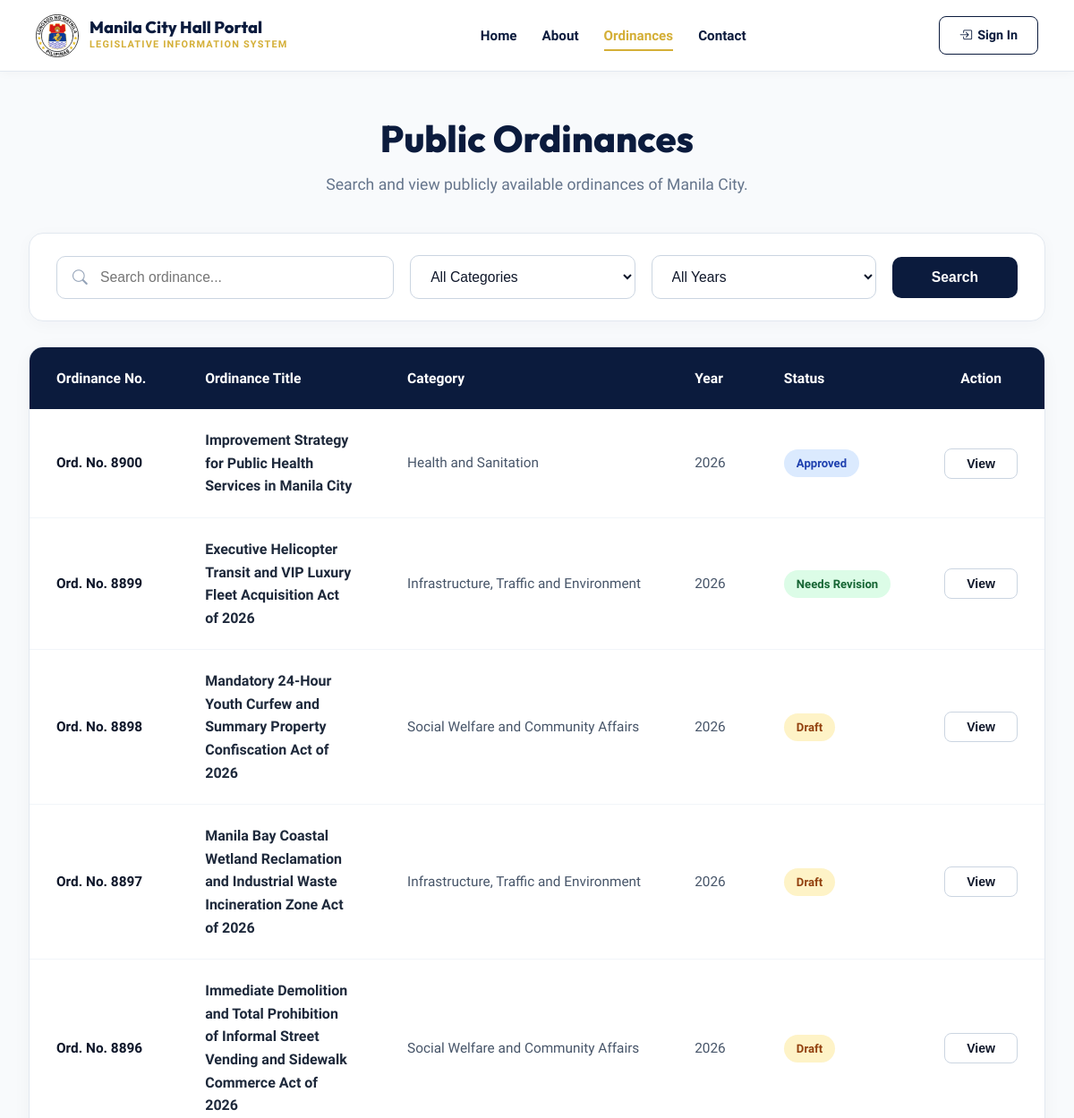
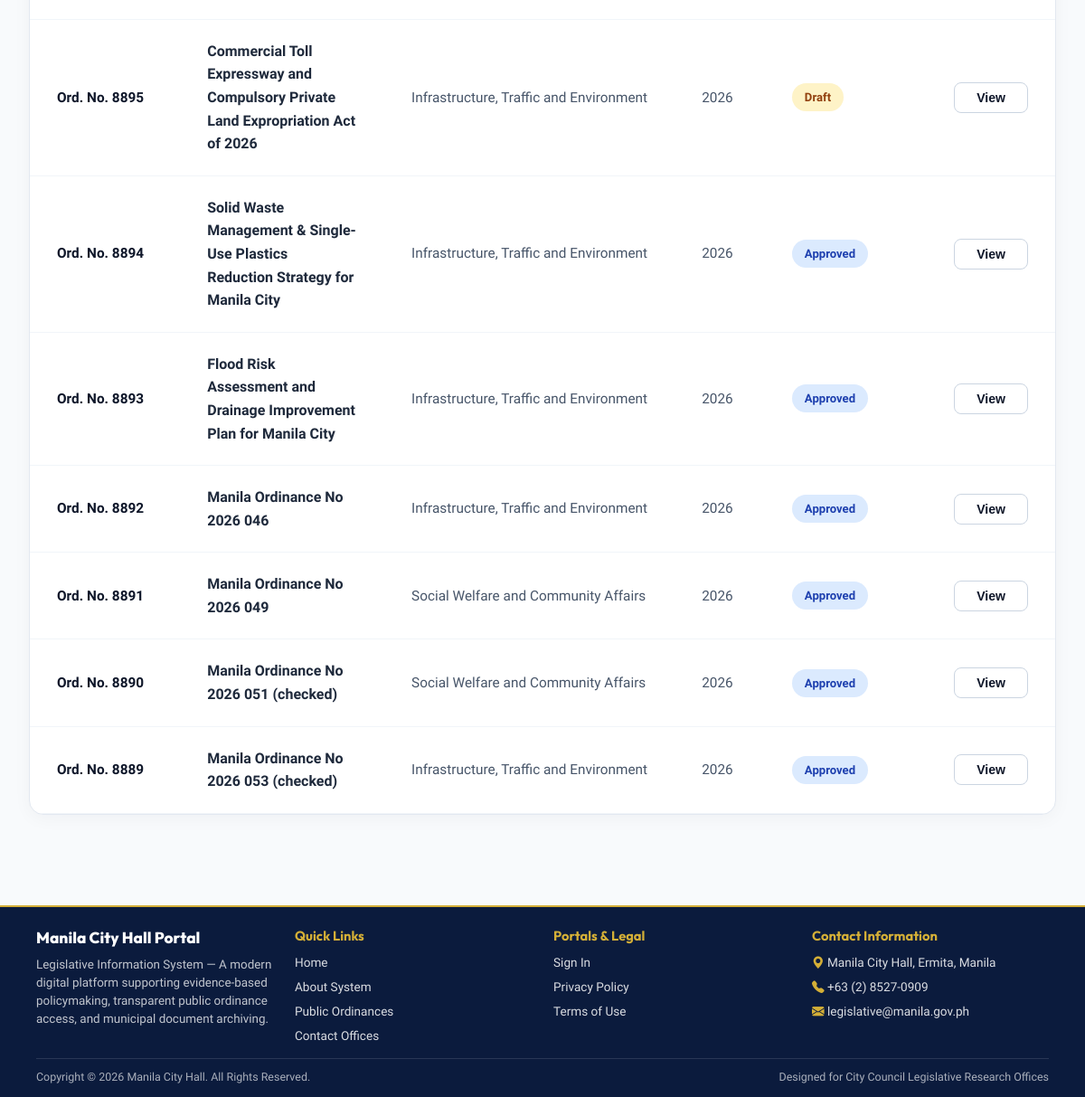
/frontend/public_ordinances.php, run on the app's committed database (2 pictures, top to bottom).
### tables this page shows
CREATE TABLE `policy_records` (
  `id` int(11) NOT NULL AUTO_INCREMENT,
  `legislative_item_id` int(11) DEFAULT NULL,
  `title` varchar(255) NOT NULL,
  `category` varchar(100) NOT NULL,
  `city_origin` varchar(100) DEFAULT 'City of Manila',
  `author` varchar(150) NOT NULL,
  `department` varchar(100) NOT NULL,
  `description` text DEFAULT NULL,
  `keywords` varchar(255) DEFAULT NULL,
  `publication_date` date DEFAULT NULL,
  `related_record` varchar(100) DEFAULT NULL,
  `file_path` varchar(255) DEFAULT NULL,
  `status` varchar(50) DEFAULT 'Draft',
  `created_at` timestamp NOT NULL DEFAULT current_timestamp(),
  `updated_at` timestamp NOT NULL DEFAULT current_timestamp() ON UPDATE current_timestamp(),
  `ai_summary` longtext DEFAULT NULL,
  PRIMARY KEY (`id`)
);

### frontend/public_ordinances.php (the view, shortened to what this page needs)
<?php
require_once __DIR__ . '/../config/db.php';
$public_ordinances = [];
if (!empty($conn)) {
  $ord_res = mysqli_query($conn, "SELECT * FROM policy_records WHERE status IS NULL OR status != 'Archived' ORDER BY created_at DESC");
  if ($ord_res) {
    while ($row = mysqli_fetch_assoc($ord_res)) {
      $public_ordinances[] = $row;
    }
  }
}
?>
<!DOCTYPE html>
<html lang="en">
<head>
  <link href="https://cdn.jsdelivr.net/npm/bootstrap-icons@1.11.3/font/bootstrap-icons.min.css" rel="stylesheet">
  <link rel="stylesheet" href="../assets/css/welcome.css?v=2.0">
</head>
<body>
  <nav class="navbar" id="navbar">
    <a href="welcome.php" class="navbar-brand">
      <img src="../assets/images/manilacityhall.svg" alt="Manila City Hall Logo"
        style="width:48px; height:48px; object-fit:contain;">
      <div class="brand-text-container">
        <span class="brand-title-text">Manila City Hall Portal</span>
        <span class="brand-subtitle-text">Legislative Information System</span>
      </div>
    </a>
    <ul class="nav-menu">
      <li><a href="welcome.php" class="nav-link-item">Home</a></li>
      <li><a href="about.php" class="nav-link-item">About</a></li>
      <li><a href="public_ordinances.php" class="nav-link-item active">Ordinances</a></li>
      <li><a href="contact.php" class="nav-link-item">Contact</a></li>
    </ul>
    <div class="navbar-actions" style="display: flex; align-items: center; gap: 12px;">
      <a href="welcome.php?login=1" class="btn-nav-outline"
        style="text-decoration: none; padding: 9px 22px; border: 1.5px solid #0B1B3D; color: #0B1B3D; border-radius: 8px; font-weight: 700; font-size: 0.9rem; display: inline-flex; align-items: center; gap: 6px;"><i
          class="bi bi-box-arrow-in-right"></i> Sign In</a>
    </div>
  </nav>
  <div
    style="margin-top: 80px; min-height: calc(100vh - 80px); background: #F8FAFC; padding: 50px 32px 60px 32px; display: flex; flex-direction: column; justify-content: space-between; box-sizing: border-box;">
    <div style="max-width: 1400px; margin: 0 auto; width: 100%;">
      <div style="text-align: center; margin-bottom: 40px;">
        <h1
          style="font-family: 'Outfit', sans-serif; font-size: 2.6rem; font-weight: 800; color: #0B1B3D; margin: 0 0 12px 0; line-height: 1.2;">
          Public Ordinances
        </h1>
        <p style="font-size: 1.1rem; color: #64748B; max-width: 800px; margin: 0 auto; line-height: 1.6;">
          Search and view publicly available ordinances of Manila City.
        </p>
      </div>
      <div
        style="background: #FFFFFF; border: 1px solid #E2E8F0; border-radius: 16px; padding: 24px 30px; margin-bottom: 28px; box-shadow: 0 4px 18px rgba(11,27,61,0.03);">
        <div style="display: flex; flex-wrap: wrap; gap: 18px; align-items: center;">
          <div style="flex: 1.5; min-width: 260px; position: relative;">
            <i class="bi bi-search"
              style="position: absolute; left: 18px; top: 50%; transform: translateY(-50%); color: #94A3B8; font-size: 1.05rem;"></i>
            <input type="text" id="searchInput" placeholder="Search ordinance..."
              style="width: 100%; padding: 14px 18px 14px 48px; background: #FFFFFF; border: 1px solid #CBD5E1; border-radius: 10px; font-size: 0.98rem; color: #0F172A; outline: none; box-sizing: border-box;">
          </div>
          <div style="flex: 1; min-width: 200px;">
            <select id="categorySelect"
              style="width: 100%; padding: 14px 18px; background: #FFFFFF; border: 1px solid #CBD5E1; border-radius: 10px; font-size: 0.98rem; color: #0F172A; outline: none; box-sizing: border-box; cursor: pointer;">
              <option value="">All Categories</option>
            </select>
          </div>
          <div style="flex: 1; min-width: 160px;">
            <select id="yearSelect"
              style="width: 100%; padding: 14px 18px; background: #FFFFFF; border: 1px solid #CBD5E1; border-radius: 10px; font-size: 0.98rem; color: #0F172A; outline: none; box-sizing: border-box; cursor: pointer;">
              <option value="">All Years</option>
            </select>
          </div>
          <div style="min-width: 140px;">
            <button onclick="filterOrdinances()"
              style="width: 100%; padding: 14px 30px; background: #0B1B3D; color: #FFFFFF; border: none; border-radius: 10px; font-weight: 700; font-size: 0.98rem; cursor: pointer; transition: background 0.2s ease;">
              Search
            </button>
          </div>
        </div>
      </div>
      <div
        style="background: #FFFFFF; border: 1px solid #E2E8F0; border-radius: 16px; overflow: hidden; box-shadow: 0 4px 20px rgba(11,27,61,0.04); margin-bottom: 40px;">
        <div style="overflow-x: auto;">
          <table style="width: 100%; border-collapse: collapse; text-align: left;">
            <thead>
              <tr style="background: #0B1B3D; color: #FFFFFF; font-size: 0.98rem; font-weight: 700;">
                <th style="padding: 22px 30px; white-space: nowrap; width: 16%;">Ordinance No.</th>
                <th style="padding: 22px 30px; width: 36%;">Ordinance Title</th>
                <th style="padding: 22px 30px; white-space: nowrap; width: 18%;">Category</th>
                <th style="padding: 22px 30px; white-space: nowrap; width: 10%;">Year</th>
                <th style="padding: 22px 30px; white-space: nowrap; width: 10%;">Status</th>
                <th style="padding: 22px 30px; text-align: center; white-space: nowrap; width: 10%;">Action</th>
            </thead>
            <tbody id="ordinancesTableBody">
              <?php foreach ($public_ordinances as $index => $ord):
                $ord_no = !empty($ord['related_record']) ? $ord['related_record'] : ('Ord. No. ' . (8900 - $index));
                $pub_date = !empty($ord['publication_date']) ? $ord['publication_date'] : ($ord['created_at'] ?? '2026-01-01');
                $pub_year = date('Y', strtotime($pub_date));
                $formatted_date = date('F j, Y', strtotime($pub_date));
                $cat = !empty($ord['category']) ? $ord['category'] : 'Governance';
                $status = !empty($ord['status']) ? $ord['status'] : 'Enacted';
                $bg_color = '#DCFCE7';
                $text_color = '#166534';
                if ($status === 'Approved') {
                  $bg_color = '#DBEAFE';
                  $text_color = '#1E40AF';
                } elseif ($status === 'Draft' || $status === 'Pending') {
                  $bg_color = '#FEF3C7';
                  $text_color = '#92400E';
                } elseif ($status === 'Archived') {
                  $bg_color = '#F3F4F6';
                  $text_color = '#4B5563';
                }
                $description_js = addslashes(htmlspecialchars($ord['description'] ?? 'Manila City Ordinance Policy Document'));
                $title_js = addslashes(htmlspecialchars($ord['title']));
                $ord_no_js = addslashes(htmlspecialchars($ord_no));
                $cat_js = addslashes(htmlspecialchars($cat));
                $status_js = addslashes(htmlspecialchars($status));
                $date_js = addslashes(htmlspecialchars($formatted_date));
                $file_js = addslashes(htmlspecialchars($ord['file_path'] ?? ''));
                ?>
                <tr class="ordinance-row" data-category="<?= htmlspecialchars($cat) ?>"
                  data-year="<?= htmlspecialchars($pub_year) ?>"
                  style="border-bottom: 1px solid #F1F5F9; font-size: 0.96rem; color: #1E293B;">
                  <td style="padding: 22px 30px; font-weight: 700; color: #0F172A; white-space: nowrap;">
                    <?= htmlspecialchars($ord_no) ?>
                  </td>
                  <td style="padding: 22px 30px; font-weight: 600; font-size: 1rem;">
                    <?= htmlspecialchars($ord['title']) ?>
                  </td>
                  <td style="padding: 22px 30px; color: #475569; white-space: nowrap;">
                    <?= htmlspecialchars($cat) ?>
                  </td>
                  <td style="padding: 22px 30px; color: #475569; white-space: nowrap;">
                    <?= htmlspecialchars($pub_year) ?>
                  </td>
                  <td style="padding: 22px 30px; white-space: nowrap;">
                    <span
                      style="display: inline-block; padding: 5px 14px; background: <?= $bg_color ?>; color: <?= $text_color ?>; border-radius: 50px; font-size: 0.82rem; font-weight: 700;">
                      <?= htmlspecialchars($status) ?>
                    </span>
                  </td>
                  <td style="padding: 22px 30px; text-align: center; white-space: nowrap;">
                    <button
                      onclick="openDetailsModal('<?= $ord_no_js ?>', '<?= $title_js ?>', '<?= $date_js ?>', '<?= $cat_js ?>', '<?= $status_js ?>', '<?= $description_js ?>', '<?= $file_js ?>')"
                      style="padding: 8px 24px; background: #FFFFFF; border: 1.5px solid #CBD5E1; color: #0F172A; border-radius: 8px; font-size: 0.88rem; font-weight: 700; cursor: pointer; transition: all 0.2s ease;">
                      View
                    </button>
                  </td>
                </tr>
              <?php endforeach; ?>
            </tbody>
          </table>
        </div>
      </div>
    </div>
  </div>
  <footer
    style="background: #0B1B3D; color: #FFFFFF; padding: 20px 40px 12px 40px; border-top: 2px solid #D4AF37; width: 100%; box-sizing: border-box;">
    <div style="width: 100%; margin: 0 auto;">
      <div
        style="display: grid; grid-template-columns: repeat(auto-fit, minmax(200px, 1fr)); gap: 24px; margin-bottom: 14px;">
        <div>
          <h3
            style="font-family: 'Outfit', sans-serif; font-size: 1.08rem; font-weight: 800; color: #FFFFFF; margin: 0 0 6px 0;">
            Manila City Hall Portal</h3>
          <p style="font-size: 0.84rem; color: rgba(255,255,255,0.75); line-height: 1.5; margin: 0; max-width: 440px;">
            Legislative Information System — A modern digital platform supporting evidence-based policymaking,
            transparent public ordinance access, and municipal document archiving.
          </p>
        </div>
        <div>
          <h4
            style="font-family: 'Outfit', sans-serif; font-size: 0.92rem; font-weight: 700; color: #D4AF37; margin: 0 0 8px 0;">
            Quick Links</h4>
          <ul
            style="list-style: none; padding: 0; margin: 0; display: flex; flex-direction: column; gap: 5px; font-size: 0.85rem;">
            <li><a href="welcome.php" style="color: rgba(255,255,255,0.85); text-decoration: none;">Home</a></li>
            <li><a href="about.php" style="color: rgba(255,255,255,0.85); text-decoration: none;">About System</a></li>
            <li><a href="public_ordinances.php" style="color: rgba(255,255,255,0.85); text-decoration: none;">Public
                Ordinances</a></li>
            <li><a href="contact.php" style="color: rgba(255,255,255,0.85); text-decoration: none;">Contact Offices</a>
            </li>
          </ul>
        </div>
        <div>
          <h4
            style="font-family: 'Outfit', sans-serif; font-size: 0.92rem; font-weight: 700; color: #D4AF37; margin: 0 0 8px 0;">
            Portals &amp; Legal</h4>
          <ul
            style="list-style: none; padding: 0; margin: 0; display: flex; flex-direction: column; gap: 5px; font-size: 0.85rem;">
            <li><a href="welcome.php?login=1" style="color: rgba(255,255,255,0.85); text-decoration: none;">Sign In</a>
            </li>
            <li><a href="about.php" style="color: rgba(255,255,255,0.85); text-decoration: none;">Privacy Policy</a>
            </li>
            <li><a href="about.php" style="color: rgba(255,255,255,0.85); text-decoration: none;">Terms of Use</a></li>
          </ul>
        </div>
        <div>
          <h4
            style="font-family: 'Outfit', sans-serif; font-size: 0.92rem; font-weight: 700; color: #D4AF37; margin: 0 0 8px 0;">
            Contact Information</h4>
          <div
            style="font-size: 0.85rem; color: rgba(255,255,255,0.85); display: flex; flex-direction: column; gap: 5px;">
            <div><i class="bi bi-geo-alt-fill me-1" style="color: #D4AF37;"></i> Manila City Hall, Ermita, Manila</div>
            <div><i class="bi bi-telephone-fill me-1" style="color: #D4AF37;"></i> +63 (2) 8527-0909</div>
            <div><i class="bi bi-envelope-fill me-1" style="color: #D4AF37;"></i> legislative@manila.gov.ph</div>
          </div>
        </div>
      </div>
      <div
        style="border-top: 1px solid rgba(255,255,255,0.12); padding-top: 10px; display: flex; flex-wrap: wrap; justify-content: space-between; align-items: center; font-size: 0.78rem; color: rgba(255,255,255,0.65); gap: 10px;">
        <div>Copyright &copy; <?php echo date('Y'); ?> Manila City Hall. All Rights Reserved.</div>
        <div>Designed for City Council Legislative Research Offices</div>
      </div>
    </div>
  </footer>
</body>
</html>

### assets/css/welcome.css (style rules this page uses)
:root { --primary-navy: #0B1B3D; --primary-navy-dark: #07132C; --primary-blue: #162A52; --accent-gold: #D4AF37; --accent-gold-hover: #B89428; --accent-gold-light: #FFF8E7; --bg-light: #F8FAFC; --text-dark: #0F172A; --text-muted: #475569; --border-color: #CBD5E1; --shadow-sm: 0 2px 8px rgba(11, 27, 61, 0.05); --shadow-md: 0 8px 24px rgba(11, 27, 61, 0.08); --shadow-lg: 0 16px 40px rgba(11, 27, 61, 0.14); --radius-sm: 8px; --radius-md: 12px; --radius-lg: 18px; --nav-height: 80px; }
* { box-sizing: border-box; margin: 0; padding: 0; scroll-behavior: smooth; }
body { font-family: 'Plus Jakarta Sans', -apple-system, BlinkMacSystemFont, sans-serif; color: var(--text-dark); background-color: var(--bg-light); min-height: 100vh; line-height: 1.6; }
.navbar { position: fixed; top: 0; left: 0; width: 100%; height: 80px; display: flex; align-items: center; justify-content: space-between; padding: 0 40px; background: #FFFFFF !important; border-bottom: 1px solid #E2E8F0; z-index: 1000; box-shadow: 0 2px 10px rgba(0, 0, 0, 0.03); transition: all 0.3s ease; }
.navbar-brand { display: flex; align-items: center; gap: 12px; text-decoration: none; }
.brand-text-container { display: flex; flex-direction: column; }
.brand-title-text { font-family: 'Outfit', sans-serif; font-weight: 800; font-size: 1.15rem; color: #0B1B3D !important; line-height: 1.1; }
.brand-subtitle-text { font-size: 0.68rem; color: #D4AF37 !important; text-transform: uppercase; letter-spacing: 1.2px; font-weight: 700; }
.nav-menu { display: flex; align-items: center; gap: 28px; list-style: none; }
.nav-link-item { color: #0B1B3D !important; text-decoration: none; font-weight: 600; font-size: 0.95rem; padding: 6px 0; transition: all 0.2s ease; position: relative; }
.nav-link-item.active { color: #D4AF37 !important; font-weight: 700; border-bottom: 2px solid #D4AF37 !important; }
.navbar-actions { display: flex; align-items: center; gap: 12px; }
.btn-nav-outline { color: #FFFFFF; border: 1px solid rgba(255, 255, 255, 0.3); background: rgba(255, 255, 255, 0.08); padding: 8px 18px; border-radius: var(--radius-sm); font-size: 0.88rem; font-weight: 600; text-decoration: none; transition: all 0.25s ease; display: inline-flex; align-items: center; gap: 6px; }

### frontend/public_ordinances.php (style rules this page uses)
body { margin: 0; padding: 0; overflow-x: hidden; }

### data on the page
policy_records: related_record "Ord. No. 8900", title "Improvement Strategy for Public Health Services in Manila City", category "Health and Sanitation", publication_date "2026", status "Approved"
policy_records: related_record "Ord. No. 8899", title "Executive Helicopter Transit and VIP Luxury Fleet Acquisition Act of 2026", category "Infrastructure, Traffic and Environment", publication_date "2026", status "Needs Revision"
policy_records: related_record "Ord. No. 8898", title "Mandatory 24-Hour Youth Curfew and Summary Property Confiscation Act of 2026", category "Social Welfare and Community Affairs", publication_date "2026", status "Draft"
policy_records: related_record "Ord. No. 8897", title "Manila Bay Coastal Wetland Reclamation and Industrial Waste Incineration Zone Act of 2026", category "Infrastructure, Traffic and Environment", publication_date "2026", status "Draft"
policy_records: related_record "Ord. No. 8896", title "Immediate Demolition and Total Prohibition of Informal Street Vending and Sidewalk Commerce Act of 2026", category "Social Welfare and Community Affairs", publication_date "2026", status "Draft"
policy_records: related_record "Ord. No. 8895", title "Commercial Toll Expressway and Compulsory Private Land Expropriation Act of 2026", category "Infrastructure, Traffic and Environment", publication_date "2026", status "Draft"
policy_records: related_record "Ord. No. 8894", title "Solid Waste Management & Single-Use Plastics Reduction Strategy for Manila City", category "Infrastructure, Traffic and Environment", publication_date "2026", status "Approved"
policy_records: related_record "Ord. No. 8893", title "Flood Risk Assessment and Drainage Improvement Plan for Manila City", category "Infrastructure, Traffic and Environment", publication_date "2026", status "Approved"
policy_records: related_record "Ord. No. 8892", title "Manila Ordinance No 2026 046", category "Infrastructure, Traffic and Environment", publication_date "2026", status "Approved"
policy_records: related_record "Ord. No. 8891", title "Manila Ordinance No 2026 049", category "Social Welfare and Community Affairs", publication_date "2026", status "Approved"
policy_records: related_record "Ord. No. 8890", title "Manila Ordinance No 2026 051 (checked)", category "Social Welfare and Community Affairs", publication_date "2026", status "Approved"
policy_records: related_record "Ord. No. 8889", title "Manila Ordinance No 2026 053 (checked)", category "Infrastructure, Traffic and Environment", publication_date "2026", status "Approved"
